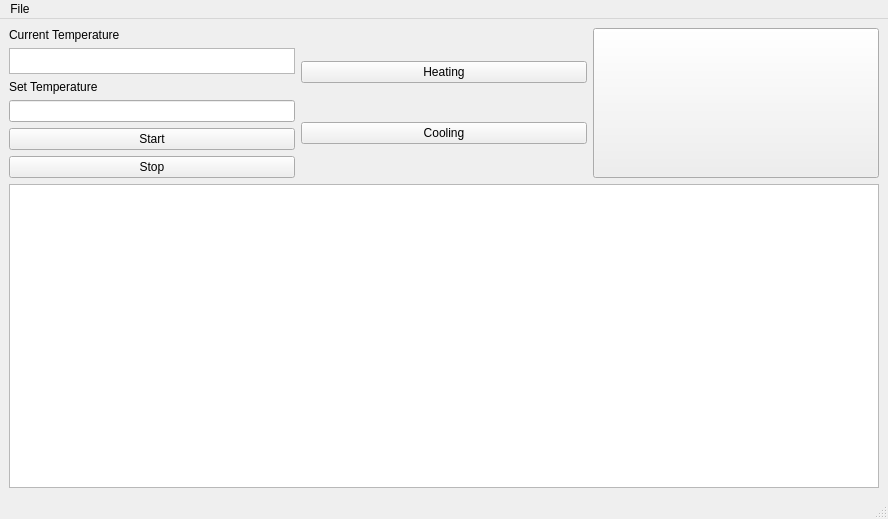
<?xml version="1.0" encoding="UTF-8"?>
<ui version="4.0">
 <class>tempMonitor</class>
 <widget class="QMainWindow" name="tempMonitor">
  <property name="geometry">
   <rect>
    <x>0</x>
    <y>0</y>
    <width>888</width>
    <height>519</height>
   </rect>
  </property>
  <property name="windowTitle">
   <string>BrewPi</string>
  </property>
  <widget class="QWidget" name="centralwidget">
   <layout class="QGridLayout" name="gridLayout">
    <item row="1" column="0" colspan="3">
     <layout class="QVBoxLayout" name="verticalLayout">
      <item>
       <widget class="PlotWidget" name="plotWindow"/>
      </item>
     </layout>
    </item>
    <item row="0" column="0">
     <layout class="QVBoxLayout" name="verticalLayout_5">
      <item>
       <widget class="QLabel" name="inputTag">
        <property name="text">
         <string>Current Temperature</string>
        </property>
       </widget>
      </item>
      <item>
       <widget class="QTextEdit" name="tempDisplay">
        <property name="sizePolicy">
         <sizepolicy hsizetype="Preferred" vsizetype="Fixed">
          <horstretch>0</horstretch>
          <verstretch>0</verstretch>
         </sizepolicy>
        </property>
        <property name="minimumSize">
         <size>
          <width>160</width>
          <height>26</height>
         </size>
        </property>
        <property name="maximumSize">
         <size>
          <width>16777215</width>
          <height>26</height>
         </size>
        </property>
        <property name="readOnly">
         <bool>true</bool>
        </property>
       </widget>
      </item>
      <item>
       <widget class="QLabel" name="label">
        <property name="text">
         <string>Set Temperature</string>
        </property>
       </widget>
      </item>
      <item>
       <widget class="QLineEdit" name="setTemp">
        <property name="sizePolicy">
         <sizepolicy hsizetype="Preferred" vsizetype="Fixed">
          <horstretch>0</horstretch>
          <verstretch>0</verstretch>
         </sizepolicy>
        </property>
       </widget>
      </item>
      <item>
       <widget class="QPushButton" name="startButton">
        <property name="sizePolicy">
         <sizepolicy hsizetype="Preferred" vsizetype="Fixed">
          <horstretch>0</horstretch>
          <verstretch>0</verstretch>
         </sizepolicy>
        </property>
        <property name="text">
         <string>Start</string>
        </property>
        <property name="checkable">
         <bool>true</bool>
        </property>
       </widget>
      </item>
      <item>
       <widget class="QPushButton" name="stopButton">
        <property name="sizePolicy">
         <sizepolicy hsizetype="Preferred" vsizetype="Fixed">
          <horstretch>0</horstretch>
          <verstretch>0</verstretch>
         </sizepolicy>
        </property>
        <property name="text">
         <string>Stop</string>
        </property>
       </widget>
      </item>
     </layout>
    </item>
    <item row="0" column="1">
     <layout class="QVBoxLayout" name="verticalLayout_2">
      <property name="leftMargin">
       <number>0</number>
      </property>
      <item>
       <widget class="QPushButton" name="heatLED">
        <property name="enabled">
         <bool>true</bool>
        </property>
        <property name="sizePolicy">
         <sizepolicy hsizetype="Preferred" vsizetype="Fixed">
          <horstretch>0</horstretch>
          <verstretch>0</verstretch>
         </sizepolicy>
        </property>
        <property name="text">
         <string>Heating</string>
        </property>
        <property name="iconSize">
         <size>
          <width>60</width>
          <height>60</height>
         </size>
        </property>
       </widget>
      </item>
      <item>
       <widget class="QPushButton" name="coolLED">
        <property name="enabled">
         <bool>true</bool>
        </property>
        <property name="sizePolicy">
         <sizepolicy hsizetype="Preferred" vsizetype="Fixed">
          <horstretch>0</horstretch>
          <verstretch>0</verstretch>
         </sizepolicy>
        </property>
        <property name="text">
         <string>Cooling</string>
        </property>
        <property name="iconSize">
         <size>
          <width>60</width>
          <height>60</height>
         </size>
        </property>
       </widget>
      </item>
     </layout>
    </item>
    <item row="0" column="2">
     <layout class="QVBoxLayout" name="verticalLayout_4">
      <item>
       <widget class="QPushButton" name="guiIcon">
        <property name="sizePolicy">
         <sizepolicy hsizetype="Minimum" vsizetype="Minimum">
          <horstretch>0</horstretch>
          <verstretch>0</verstretch>
         </sizepolicy>
        </property>
        <property name="text">
         <string/>
        </property>
        <property name="iconSize">
         <size>
          <width>200</width>
          <height>200</height>
         </size>
        </property>
       </widget>
      </item>
     </layout>
    </item>
   </layout>
  </widget>
  <widget class="QMenuBar" name="menubar">
   <property name="geometry">
    <rect>
     <x>0</x>
     <y>0</y>
     <width>888</width>
     <height>26</height>
    </rect>
   </property>
   <widget class="QMenu" name="menuFile">
    <property name="title">
     <string>File</string>
    </property>
    <addaction name="actionSettings"/>
    <addaction name="separator"/>
    <addaction name="actionClose"/>
   </widget>
   <addaction name="menuFile"/>
  </widget>
  <widget class="QStatusBar" name="statusbar"/>
  <action name="actionClose">
   <property name="text">
    <string>Close</string>
   </property>
  </action>
  <action name="actionSettings">
   <property name="text">
    <string>Settings</string>
   </property>
  </action>
  <action name="actionSet">
   <property name="text">
    <string>Set</string>
   </property>
  </action>
  <action name="actionHelp">
   <property name="text">
    <string>Help</string>
   </property>
  </action>
 </widget>
 <customwidgets>
  <customwidget>
   <class>PlotWidget</class>
   <extends>QGraphicsView</extends>
   <header>pyqtgraph.h</header>
  </customwidget>
 </customwidgets>
 <resources/>
 <connections/>
</ui>
